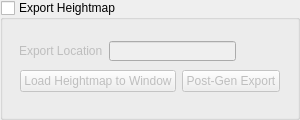
                 <widget class="QGroupBox" name="groupBox_3">
                  <property name="minimumSize">
                   <size>
                    <width>300</width>
                    <height>120</height>
                   </size>
                  </property>
                  <property name="maximumSize">
                   <size>
                    <width>300</width>
                    <height>120</height>
                   </size>
                  </property>
                  <property name="title">
                   <string>Export Heightmap</string>
                  </property>
                  <property name="checkable">
                   <bool>true</bool>
                  </property>
                  <property name="checked">
                   <bool>false</bool>
                  </property>
                  <widget class="QWidget" name="layoutWidget">
                   <property name="geometry">
                    <rect>
                     <x>10</x>
                     <y>20</y>
                     <width>281</width>
                     <height>81</height>
                    </rect>
                   </property>
                   <layout class="QVBoxLayout" name="verticalLayout_12">
                    <item>
                     <widget class="QWidget" name="TextureLayout_2" native="true">
                      <property name="minimumSize">
                       <size>
                        <width>0</width>
                        <height>30</height>
                       </size>
                      </property>
                      <property name="maximumSize">
                       <size>
                        <width>16777215</width>
                        <height>20</height>
                       </size>
                      </property>
                      <layout class="QHBoxLayout" name="horizontalLayout_15">
                       <item>
                        <widget class="QLabel" name="label_12">
                         <property name="minimumSize">
                          <size>
                           <width>0</width>
                           <height>20</height>
                          </size>
                         </property>
                         <property name="maximumSize">
                          <size>
                           <width>16777215</width>
                           <height>20</height>
                          </size>
                         </property>
                         <property name="text">
                          <string>Export Location</string>
                         </property>
                        </widget>
                       </item>
                       <item>
                        <widget class="QLineEdit" name="heightmapLine">
                         <property name="minimumSize">
                          <size>
                           <width>0</width>
                           <height>20</height>
                          </size>
                         </property>
                         <property name="maximumSize">
                          <size>
                           <width>16777215</width>
                           <height>20</height>
                          </size>
                         </property>
                        </widget>
                       </item>
                       <item>
                        <widget class="QPushButton" name="heightmapButton">
                         <property name="minimumSize">
                          <size>
                           <width>0</width>
                           <height>20</height>
                          </size>
                         </property>
                         <property name="maximumSize">
                          <size>
                           <width>16777215</width>
                           <height>20</height>
                          </size>
                         </property>
                         <property name="text">
                          <string/>
                         </property>
                         <property name="icon">
                          <iconset>
                           <normaloff>../../Uni/FMP/Terrain/ui/browseFolder.png</normaloff>../../Uni/FMP/Terrain/ui/browseFolder.png</iconset>
                         </property>
                         <property name="iconSize">
                          <size>
                           <width>25</width>
                           <height>25</height>
                          </size>
                         </property>
                         <property name="flat">
                          <bool>true</bool>
                         </property>
                        </widget>
                       </item>
                      </layout>
                     </widget>
                    </item>
                    <item>
                     <layout class="QHBoxLayout" name="horizontalLayout_22">
                      <item>
                       <spacer name="horizontalSpacer_12">
                        <property name="orientation">
                         <enum>Qt::Horizontal</enum>
                        </property>
                        <property name="sizeHint" stdset="0">
                         <size>
                          <width>40</width>
                          <height>20</height>
                         </size>
                        </property>
                       </spacer>
                      </item>
                      <item>
                       <widget class="QPushButton" name="loadHeightmapButton">
                        <property name="enabled">
                         <bool>false</bool>
                        </property>
                        <property name="text">
                         <string>Load Heightmap to Window</string>
                        </property>
                       </widget>
                      </item>
                      <item>
                       <widget class="QPushButton" name="postGenHeightmap">
                        <property name="enabled">
                         <bool>false</bool>
                        </property>
                        <property name="text">
                         <string>Post-Gen Export</string>
                        </property>
                       </widget>
                      </item>
                      <item>
                       <spacer name="horizontalSpacer_13">
                        <property name="orientation">
                         <enum>Qt::Horizontal</enum>
                        </property>
                        <property name="sizeHint" stdset="0">
                         <size>
                          <width>40</width>
                          <height>20</height>
                         </size>
                        </property>
                       </spacer>
                      </item>
                     </layout>
                    </item>
                   </layout>
                  </widget>
                 </widget>
